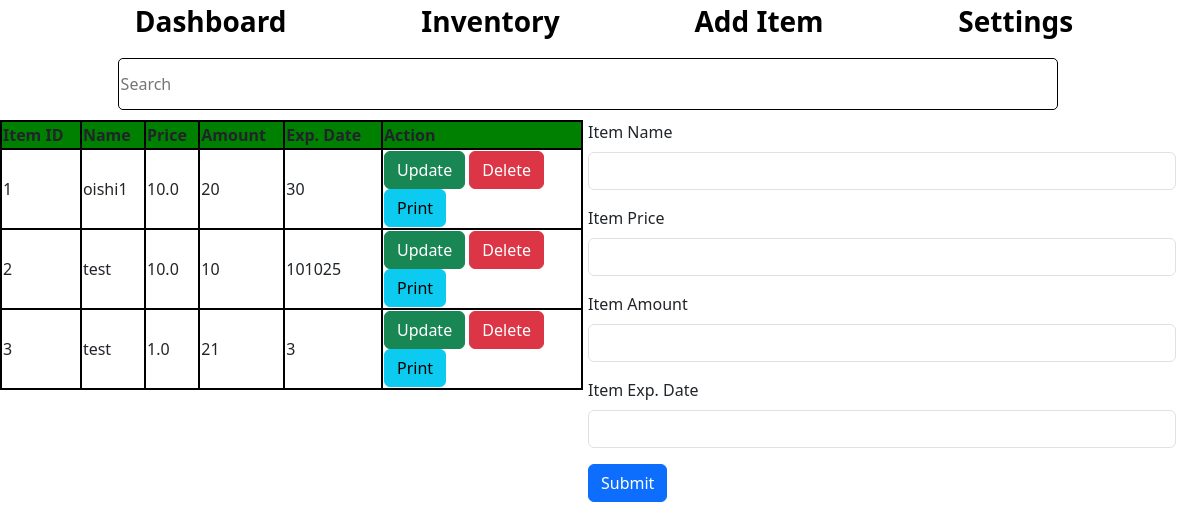
The page /inventory on the database as committed earlier.
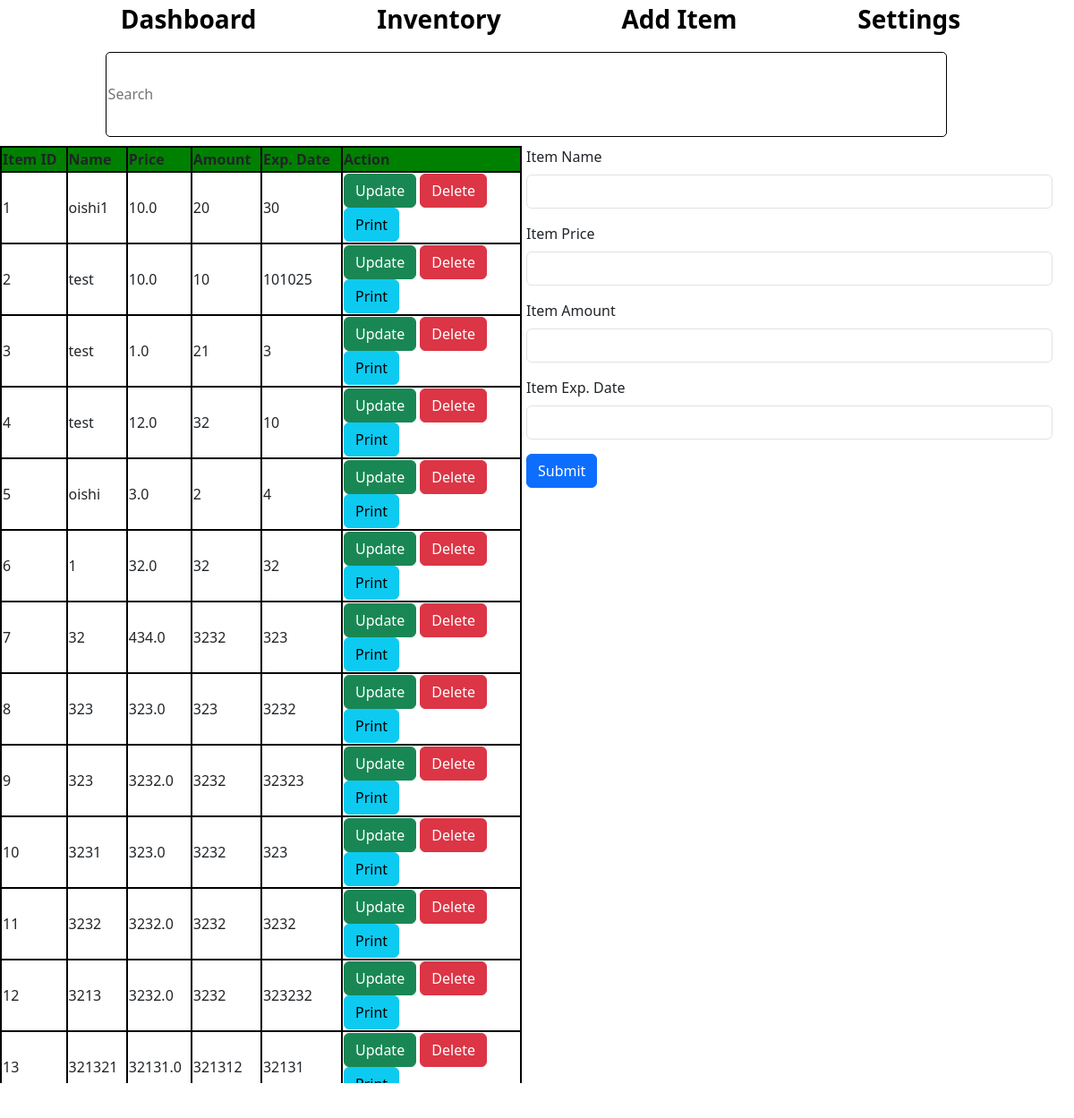
The same page on the database as committed later.
### models.py (models this page shows)
class Item(db.Model):
    item_id = db.Column(db.Integer, primary_key=True)
    item_name = db.Column(db.String(30), nullable=False)
    item_price = db.Column(db.Float, nullable=False)
    item_amount = db.Column(db.Integer, nullable=False)
    item_exp_date = db.Column(db.String(30), nullable=False)

### app.py (the view)
@app.route('/inventory')
def inventory():
    item = Item.query.all()
    return render_template('inventory.html', item=item)

### templates/inventory.html (shortened to what this page needs)
{% extends 'base.html' %}
{% block content %}
<div id="search-cont"><input type="text"
       name="search"
       id="search"
       placeholder="Search"
       hx-post="{{url_for('search_item')}}"
       hx-include="this"
       hx-trigger="keyup"
       hx-target="#table-body"
       hx-swap="innerHTML"
       ></div>
<div id="table-cont"><table id="item-table">
    <thead class="sticky-top" style="background-color: green;">
        <th>Item ID</th>
        <th>Name</th>
        <th>Price</th>
        <th>Amount</th>
        <th>Exp. Date</th>
        <th>Action</th>
    </thead>
    <tbody id="table-body">
        {% if item %}
            {% for row in item %}
            <tr id="item-row-{{row['item_id']}}">
                <td>{{row['item_id']}}</td>
                <td>{{row['item_name'] }}</td>
                <td>{{row['item_price'] }}</td>
                <td>{{row['item_amount'] }}</td>
                <td>{{row['item_exp_date'] }}</td>
                <td style="width: 200px;">
                    <button class="btn btn-success"
                            hx-get="{{url_for('update_item', item_id=row['item_id'])}}"
                            hx-target="#item-row-{{row['item_id']}}"
                    >
                    Update</button>
                    <button class="btn btn-danger"
                            hx-delete="{{url_for('delete_item', item_id=row['item_id'])}}"
                            hx-swap="delete"
                            hx-target="#item-row-{{row['item_id']}}">Delete</button>
                    <button class="btn btn-info"
                            data-bs-toggle="modal"
                            data-bs-target="#printmodal"
                            hx-post="{{url_for('print_item', item_id=row['item_id'])}}"
                            hx-target="#modal-body">Print</button>
                </td>
            </tr>
            {% endfor %}
        {% endif %}
    </tbody>
</table></div>
<form action="{{ url_for('add_item')}}" method="POST" id="my_form" hx-boost="true"   id="item-form">
    <div class="mb-3">
    <label for="exampleInputEmail1" class="form-label">Item Name</label>
    <input type="text" class="form-control" id="exampleInputEmail1" name="item_name">
  </div>
  <div class="mb-3">
    <label for="exampleInputPassword1" class="form-label">Item Price</label>
    <input type="text" class="form-control" id="exampleInputPassword1" name="item_price">
  </div>
  <div class="mb-3">
    <label for="exampleInputPassword1" class="form-label">Item Amount</label>
    <input type="text" class="form-control" id="exampleInputPassword1" name="item_amount">
  </div>
  <div class="mb-3">
    <label for="exampleInputPassword1" class="form-label">Item Exp. Date</label>
    <input type="text" class="form-control" id="exampleInputPassword1" name="item_exp_date">
  </div>
  <button type="submit" class="btn btn-primary">Submit</button>
</form>
{% endblock %}

### templates/base.html (shortened to what this page needs)
<!DOCTYPE html>
<html lang="en">
<head>
    <link rel="stylesheet" href="{{ url_for('static' , filename='css/styles.css')}}">
    <link rel="stylesheet" href="{{ url_for('static', filename='css/bootstrap_css/bootstrap.css') }}">
</head>
<body>
    <div id="parent-cont">
        <div id="nav-bar-cont">
            {% include 'navbar.html' %}
        </div>
        <div id="main-cont">
            {% block content %}
            {% endblock %}
        </div>
    </div>
</body>
</html>

### templates/navbar.html
<li id="nav-bar">
   <hr> <a href="{{ url_for('dashboard') }}"> <ul>Dashboard</ul> </a>
    <a href="{{ url_for('inventory')}}"> <ul>Inventory</ul> </a>
    <a href="{{ url_for('add_item')}}"> <ul>Add Item</ul> </a>
    <a href="{{ url_for('setting')}}"> <ul>Settings</ul> </a><hr>
</li>

### static/css/styles.css (style rules this page uses)
#parent-cont { height: 100vh; width: 98vw; display: flex; flex-direction: column; }
#main-cont { height: 85vh; display: grid; grid-template-columns: repeat(2, 1fr); grid-template-rows: 0.1fr 1fr; grid-column-gap: 0px; grid-row-gap: 0px; }
#nav-bar { display: flex; justify-content: space-between; }
#nav-bar > a { text-decoration: none; color: black; font-weight: 700; font-size: 28px; }
#search-cont { grid-area: 1 / 1 / 2 / 3; display: flex; justify-content: center; }
#search { width: 80%; border-radius: 5px; border: 1px solid black ; margin-bottom: 10px }
#table-cont { grid-area: 2 / 1 / 3 / 2; overflow-x: scroll; margin-right: 5px; }
#item-table { width: 100%; }
th { border: 2px solid black !important; }
td { border: 2px solid black !important; }

Rows that differ between the two databases and show on the page:
added Item: item_id "4", item_name "test", item_price "12.0", item_amount "32", item_exp_date "10"
added Item: item_id "5", item_name "oishi", item_price "3.0", item_amount "2", item_exp_date "4"
added Item: item_id "6", item_name "1", item_price "32.0", item_amount "32", item_exp_date "32"
added Item: item_id "7", item_name "32", item_price "434.0", item_amount "3232", item_exp_date "323"
added Item: item_id "8", item_name "323", item_price "323.0", item_amount "323", item_exp_date "3232"
added Item: item_id "9", item_name "323", item_price "3232.0", item_amount "3232", item_exp_date "32323"
added Item: item_id "10", item_name "3231", item_price "323.0", item_amount "3232", item_exp_date "323"
added Item: item_id "11", item_name "3232", item_price "3232.0", item_amount "3232", item_exp_date "3232"
added Item: item_id "12", item_name "3213", item_price "3232.0", item_amount "3232", item_exp_date "323232"
added Item: item_id "13", item_name "321321", item_price "32131.0", item_amount "321312", item_exp_date "32131"
